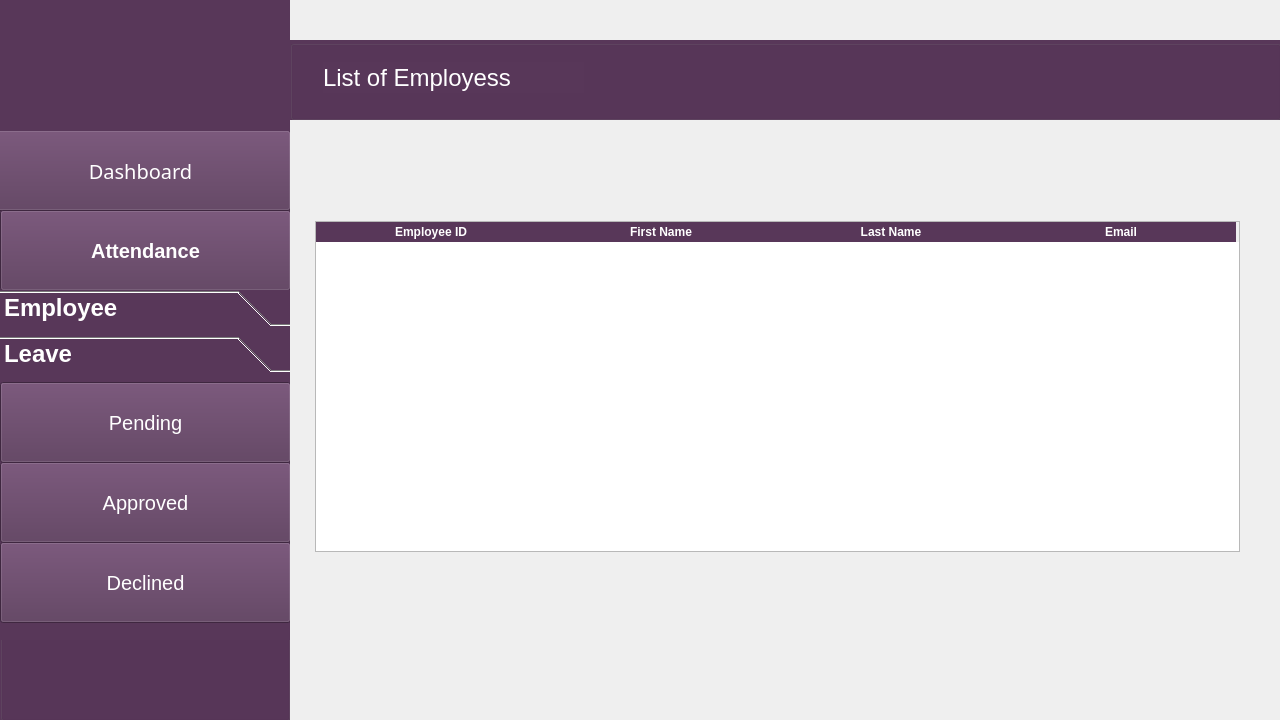
<?xml version="1.0" encoding="UTF-8"?>
<ui version="4.0">
 <class>HR_Page</class>
 <widget class="QMainWindow" name="HR_Page">
  <property name="geometry">
   <rect>
    <x>0</x>
    <y>0</y>
    <width>1280</width>
    <height>720</height>
   </rect>
  </property>
  <property name="minimumSize">
   <size>
    <width>1280</width>
    <height>720</height>
   </size>
  </property>
  <property name="maximumSize">
   <size>
    <width>1280</width>
    <height>720</height>
   </size>
  </property>
  <property name="windowTitle">
   <string>MainWindow</string>
  </property>
  <widget class="QWidget" name="PAGE">
   <widget class="QGroupBox" name="side_bar">
    <property name="geometry">
     <rect>
      <x>0</x>
      <y>-10</y>
      <width>290</width>
      <height>731</height>
     </rect>
    </property>
    <property name="styleSheet">
     <string notr="true">background-color: rgb(88, 55, 89);</string>
    </property>
    <property name="title">
     <string>GroupBox</string>
    </property>
    <widget class="QPushButton" name="Dashboard_button">
     <property name="geometry">
      <rect>
       <x>-10</x>
       <y>140</y>
       <width>301</width>
       <height>81</height>
      </rect>
     </property>
     <property name="font">
      <font>
       <family>Book Antiqua</family>
       <pointsize>15</pointsize>
       <weight>50</weight>
       <italic>false</italic>
       <bold>false</bold>
      </font>
     </property>
     <property name="cursor">
      <cursorShape>PointingHandCursor</cursorShape>
     </property>
     <property name="styleSheet">
      <string notr="true">color: rgb(255, 255, 255);
font: 15pt &quot;Book Antiqua&quot;;</string>
     </property>
     <property name="text">
      <string>Dashboard</string>
     </property>
     <property name="icon">
      <iconset>
       <normaloff>Images/Dashboard.png</normaloff>Images/Dashboard.png</iconset>
     </property>
     <property name="iconSize">
      <size>
       <width>25</width>
       <height>25</height>
      </size>
     </property>
    </widget>
    <widget class="QPushButton" name="attendance">
     <property name="geometry">
      <rect>
       <x>0</x>
       <y>220</y>
       <width>291</width>
       <height>81</height>
      </rect>
     </property>
     <property name="font">
      <font>
       <pointsize>15</pointsize>
       <weight>75</weight>
       <bold>true</bold>
      </font>
     </property>
     <property name="cursor">
      <cursorShape>PointingHandCursor</cursorShape>
     </property>
     <property name="styleSheet">
      <string notr="true">color: rgb(255, 255, 255);</string>
     </property>
     <property name="text">
      <string>Attendance</string>
     </property>
     <property name="icon">
      <iconset>
       <normaloff>Images/attendance.png</normaloff>Images/attendance.png</iconset>
     </property>
     <property name="iconSize">
      <size>
       <width>25</width>
       <height>25</height>
      </size>
     </property>
     <property name="autoDefault">
      <bool>false</bool>
     </property>
     <property name="default">
      <bool>false</bool>
     </property>
     <property name="flat">
      <bool>false</bool>
     </property>
    </widget>
    <widget class="QToolBox" name="EandL">
     <property name="enabled">
      <bool>true</bool>
     </property>
     <property name="geometry">
      <rect>
       <x>0</x>
       <y>300</y>
       <width>291</width>
       <height>350</height>
      </rect>
     </property>
     <property name="minimumSize">
      <size>
       <width>250</width>
       <height>300</height>
      </size>
     </property>
     <property name="maximumSize">
      <size>
       <width>300</width>
       <height>350</height>
      </size>
     </property>
     <property name="font">
      <font>
       <pointsize>18</pointsize>
       <weight>75</weight>
       <bold>true</bold>
      </font>
     </property>
     <property name="cursor">
      <cursorShape>PointingHandCursor</cursorShape>
     </property>
     <property name="styleSheet">
      <string notr="true">color: rgb(255, 255, 255);

</string>
     </property>
     <property name="frameShape">
      <enum>QFrame::NoFrame</enum>
     </property>
     <property name="frameShadow">
      <enum>QFrame::Plain</enum>
     </property>
     <property name="lineWidth">
      <number>0</number>
     </property>
     <property name="currentIndex">
      <number>1</number>
     </property>
     <property name="tabSpacing">
      <number>10</number>
     </property>
     <widget class="QWidget" name="Employee">
      <property name="geometry">
       <rect>
        <x>0</x>
        <y>0</y>
        <width>291</width>
        <height>256</height>
       </rect>
      </property>
      <attribute name="icon">
       <iconset>
        <normaloff>Images/Employee.jpg</normaloff>Images/Employee.jpg</iconset>
      </attribute>
      <attribute name="label">
       <string>Employee</string>
      </attribute>
      <widget class="QPushButton" name="list_employee">
       <property name="geometry">
        <rect>
         <x>0</x>
         <y>0</y>
         <width>291</width>
         <height>71</height>
        </rect>
       </property>
       <property name="font">
        <font>
         <pointsize>15</pointsize>
        </font>
       </property>
       <property name="cursor">
        <cursorShape>PointingHandCursor</cursorShape>
       </property>
       <property name="text">
        <string>List of Employee</string>
       </property>
       <property name="icon">
        <iconset>
         <normaloff>Images/list.png</normaloff>Images/list.png</iconset>
       </property>
       <property name="iconSize">
        <size>
         <width>30</width>
         <height>30</height>
        </size>
       </property>
      </widget>
      <widget class="QPushButton" name="Add_employee">
       <property name="geometry">
        <rect>
         <x>0</x>
         <y>70</y>
         <width>291</width>
         <height>81</height>
        </rect>
       </property>
       <property name="font">
        <font>
         <pointsize>15</pointsize>
        </font>
       </property>
       <property name="cursor">
        <cursorShape>PointingHandCursor</cursorShape>
       </property>
       <property name="text">
        <string>Add Employee</string>
       </property>
       <property name="icon">
        <iconset>
         <normaloff>Images/add.png</normaloff>Images/add.png</iconset>
       </property>
       <property name="iconSize">
        <size>
         <width>30</width>
         <height>30</height>
        </size>
       </property>
      </widget>
      <widget class="QPushButton" name="Remove_employee">
       <property name="geometry">
        <rect>
         <x>0</x>
         <y>150</y>
         <width>291</width>
         <height>71</height>
        </rect>
       </property>
       <property name="font">
        <font>
         <pointsize>15</pointsize>
        </font>
       </property>
       <property name="cursor">
        <cursorShape>PointingHandCursor</cursorShape>
       </property>
       <property name="text">
        <string>Remove Employee</string>
       </property>
       <property name="icon">
        <iconset>
         <normaloff>Images/remove.png</normaloff>Images/remove.png</iconset>
       </property>
       <property name="iconSize">
        <size>
         <width>30</width>
         <height>30</height>
        </size>
       </property>
      </widget>
     </widget>
     <widget class="QWidget" name="Leave">
      <property name="geometry">
       <rect>
        <x>0</x>
        <y>0</y>
        <width>291</width>
        <height>256</height>
       </rect>
      </property>
      <attribute name="icon">
       <iconset>
        <normaloff>Images/leave.png</normaloff>Images/leave.png</iconset>
      </attribute>
      <attribute name="label">
       <string>Leave</string>
      </attribute>
      <widget class="QPushButton" name="Pending">
       <property name="geometry">
        <rect>
         <x>0</x>
         <y>0</y>
         <width>291</width>
         <height>81</height>
        </rect>
       </property>
       <property name="font">
        <font>
         <pointsize>15</pointsize>
        </font>
       </property>
       <property name="cursor">
        <cursorShape>PointingHandCursor</cursorShape>
       </property>
       <property name="text">
        <string>Pending</string>
       </property>
       <property name="icon">
        <iconset>
         <normaloff>Images/pending.png</normaloff>Images/pending.png</iconset>
       </property>
       <property name="iconSize">
        <size>
         <width>30</width>
         <height>30</height>
        </size>
       </property>
      </widget>
      <widget class="QPushButton" name="Approve">
       <property name="geometry">
        <rect>
         <x>0</x>
         <y>80</y>
         <width>291</width>
         <height>81</height>
        </rect>
       </property>
       <property name="font">
        <font>
         <pointsize>15</pointsize>
        </font>
       </property>
       <property name="cursor">
        <cursorShape>PointingHandCursor</cursorShape>
       </property>
       <property name="text">
        <string>Approved</string>
       </property>
       <property name="icon">
        <iconset>
         <normaloff>Images/approve.png</normaloff>Images/approve.png</iconset>
       </property>
       <property name="iconSize">
        <size>
         <width>30</width>
         <height>30</height>
        </size>
       </property>
      </widget>
      <widget class="QPushButton" name="Decline">
       <property name="geometry">
        <rect>
         <x>0</x>
         <y>160</y>
         <width>291</width>
         <height>81</height>
        </rect>
       </property>
       <property name="font">
        <font>
         <pointsize>15</pointsize>
        </font>
       </property>
       <property name="cursor">
        <cursorShape>PointingHandCursor</cursorShape>
       </property>
       <property name="text">
        <string>Declined</string>
       </property>
       <property name="icon">
        <iconset>
         <normaloff>Images/decline.png</normaloff>Images/decline.png</iconset>
       </property>
       <property name="iconSize">
        <size>
         <width>30</width>
         <height>30</height>
        </size>
       </property>
      </widget>
     </widget>
    </widget>
    <widget class="QLabel" name="Logo">
     <property name="geometry">
      <rect>
       <x>0</x>
       <y>10</y>
       <width>290</width>
       <height>131</height>
      </rect>
     </property>
     <property name="text">
      <string/>
     </property>
     <property name="pixmap">
      <pixmap>Images/logo.png</pixmap>
     </property>
     <property name="scaledContents">
      <bool>true</bool>
     </property>
    </widget>
   </widget>
   <widget class="QStackedWidget" name="Main_pages">
    <property name="enabled">
     <bool>true</bool>
    </property>
    <property name="geometry">
     <rect>
      <x>290</x>
      <y>0</y>
      <width>990</width>
      <height>720</height>
     </rect>
    </property>
    <property name="minimumSize">
     <size>
      <width>990</width>
      <height>720</height>
     </size>
    </property>
    <property name="currentIndex">
     <number>1</number>
    </property>
    <widget class="QWidget" name="dashboard_page">
     <property name="styleSheet">
      <string notr="true">background-color: rgb(255, 255, 255);</string>
     </property>
     <widget class="QGroupBox" name="title_bar">
      <property name="geometry">
       <rect>
        <x>0</x>
        <y>60</y>
        <width>991</width>
        <height>80</height>
       </rect>
      </property>
      <property name="title">
       <string/>
      </property>
      <widget class="QLabel" name="Dashboard_text">
       <property name="geometry">
        <rect>
         <x>30</x>
         <y>20</y>
         <width>181</width>
         <height>31</height>
        </rect>
       </property>
       <property name="font">
        <font>
         <pointsize>20</pointsize>
        </font>
       </property>
       <property name="text">
        <string>Dashboard</string>
       </property>
      </widget>
      <widget class="QLabel" name="home_text">
       <property name="geometry">
        <rect>
         <x>220</x>
         <y>27</y>
         <width>91</width>
         <height>21</height>
        </rect>
       </property>
       <property name="font">
        <font>
         <pointsize>14</pointsize>
         <weight>75</weight>
         <bold>true</bold>
        </font>
       </property>
       <property name="styleSheet">
        <string notr="true">color: rgb(88, 55, 89);</string>
       </property>
       <property name="text">
        <string>Home  /</string>
       </property>
      </widget>
      <widget class="QLabel" name="HR_dashboard_text">
       <property name="geometry">
        <rect>
         <x>320</x>
         <y>27</y>
         <width>171</width>
         <height>21</height>
        </rect>
       </property>
       <property name="font">
        <font>
         <pointsize>13</pointsize>
        </font>
       </property>
       <property name="text">
        <string>HR's  Dashboard</string>
       </property>
      </widget>
     </widget>
     <widget class="QGroupBox" name="active_employee">
      <property name="geometry">
       <rect>
        <x>80</x>
        <y>190</y>
        <width>350</width>
        <height>200</height>
       </rect>
      </property>
      <property name="styleSheet">
       <string notr="true">background-color:rgb(169,169,169);

border-radius:30px;
</string>
      </property>
      <property name="title">
       <string/>
      </property>
      <widget class="QLabel" name="active_employee_text">
       <property name="geometry">
        <rect>
         <x>70</x>
         <y>20</y>
         <width>271</width>
         <height>41</height>
        </rect>
       </property>
       <property name="font">
        <font>
         <pointsize>25</pointsize>
         <weight>50</weight>
         <bold>false</bold>
        </font>
       </property>
       <property name="styleSheet">
        <string notr="true">
color: rgb(255, 255, 255);</string>
       </property>
       <property name="text">
        <string>Active Employees</string>
       </property>
      </widget>
      <widget class="QLabel" name="active_employee_count">
       <property name="geometry">
        <rect>
         <x>140</x>
         <y>80</y>
         <width>81</width>
         <height>91</height>
        </rect>
       </property>
       <property name="font">
        <font>
         <pointsize>50</pointsize>
        </font>
       </property>
       <property name="styleSheet">
        <string notr="true">
color: rgb(255, 255, 255);</string>
       </property>
       <property name="text">
        <string>10</string>
       </property>
      </widget>
      <widget class="QLabel" name="active_employee_logo">
       <property name="geometry">
        <rect>
         <x>10</x>
         <y>20</y>
         <width>51</width>
         <height>41</height>
        </rect>
       </property>
       <property name="text">
        <string/>
       </property>
       <property name="pixmap">
        <pixmap>Images/toppng.com-free-twitter-white-icon-employee-icon-white-537x501.png</pixmap>
       </property>
       <property name="scaledContents">
        <bool>true</bool>
       </property>
      </widget>
     </widget>
     <widget class="QGroupBox" name="pending_leaves">
      <property name="geometry">
       <rect>
        <x>540</x>
        <y>190</y>
        <width>350</width>
        <height>200</height>
       </rect>
      </property>
      <property name="styleSheet">
       <string notr="true">
background-color: rgb(116, 118, 128);
border-radius:30px;</string>
      </property>
      <property name="title">
       <string/>
      </property>
      <widget class="QLabel" name="pending_leaves_text">
       <property name="geometry">
        <rect>
         <x>90</x>
         <y>20</y>
         <width>241</width>
         <height>41</height>
        </rect>
       </property>
       <property name="font">
        <font>
         <pointsize>25</pointsize>
        </font>
       </property>
       <property name="styleSheet">
        <string notr="true">color: rgb(255, 255, 255);</string>
       </property>
       <property name="text">
        <string>Pending Leaves</string>
       </property>
      </widget>
      <widget class="QLabel" name="pending_leaves_logo">
       <property name="geometry">
        <rect>
         <x>20</x>
         <y>20</y>
         <width>47</width>
         <height>41</height>
        </rect>
       </property>
       <property name="text">
        <string/>
       </property>
       <property name="pixmap">
        <pixmap>Images/pending_logo.png</pixmap>
       </property>
       <property name="scaledContents">
        <bool>true</bool>
       </property>
      </widget>
      <widget class="QLabel" name="pending_leaves_count">
       <property name="geometry">
        <rect>
         <x>150</x>
         <y>100</y>
         <width>101</width>
         <height>61</height>
        </rect>
       </property>
       <property name="font">
        <font>
         <pointsize>50</pointsize>
        </font>
       </property>
       <property name="styleSheet">
        <string notr="true">color: rgb(255, 255, 255);</string>
       </property>
       <property name="text">
        <string>4</string>
       </property>
      </widget>
     </widget>
     <widget class="QGroupBox" name="approved_leaves">
      <property name="geometry">
       <rect>
        <x>80</x>
        <y>460</y>
        <width>350</width>
        <height>200</height>
       </rect>
      </property>
      <property name="styleSheet">
       <string notr="true">background-color: rgb(140, 146, 172);
border-radius:30px;</string>
      </property>
      <property name="title">
       <string/>
      </property>
      <widget class="QLabel" name="approved_leaves_logo">
       <property name="geometry">
        <rect>
         <x>10</x>
         <y>20</y>
         <width>47</width>
         <height>41</height>
        </rect>
       </property>
       <property name="text">
        <string/>
       </property>
       <property name="pixmap">
        <pixmap>Images/approve_logo.png</pixmap>
       </property>
       <property name="scaledContents">
        <bool>true</bool>
       </property>
      </widget>
      <widget class="QLabel" name="approved_leaves_text">
       <property name="geometry">
        <rect>
         <x>70</x>
         <y>20</y>
         <width>261</width>
         <height>41</height>
        </rect>
       </property>
       <property name="font">
        <font>
         <pointsize>25</pointsize>
        </font>
       </property>
       <property name="styleSheet">
        <string notr="true">color: rgb(255, 255, 255);</string>
       </property>
       <property name="text">
        <string>Approved Leaves</string>
       </property>
      </widget>
      <widget class="QLabel" name="approved_leaves_count">
       <property name="geometry">
        <rect>
         <x>150</x>
         <y>80</y>
         <width>61</width>
         <height>81</height>
        </rect>
       </property>
       <property name="font">
        <font>
         <pointsize>50</pointsize>
        </font>
       </property>
       <property name="styleSheet">
        <string notr="true">color: rgb(255, 255, 255);</string>
       </property>
       <property name="text">
        <string>5</string>
       </property>
      </widget>
     </widget>
     <widget class="QGroupBox" name="declined_leaves">
      <property name="geometry">
       <rect>
        <x>540</x>
        <y>460</y>
        <width>350</width>
        <height>200</height>
       </rect>
      </property>
      <property name="styleSheet">
       <string notr="true">background-color: rgb(98, 112, 156);
border-radius:30px;</string>
      </property>
      <property name="title">
       <string/>
      </property>
      <widget class="QLabel" name="declined_leaves_logo">
       <property name="geometry">
        <rect>
         <x>10</x>
         <y>10</y>
         <width>61</width>
         <height>51</height>
        </rect>
       </property>
       <property name="text">
        <string/>
       </property>
       <property name="pixmap">
        <pixmap>Images/Decline_logo.png</pixmap>
       </property>
       <property name="scaledContents">
        <bool>true</bool>
       </property>
      </widget>
      <widget class="QLabel" name="declined_leaves_text">
       <property name="geometry">
        <rect>
         <x>70</x>
         <y>10</y>
         <width>251</width>
         <height>51</height>
        </rect>
       </property>
       <property name="font">
        <font>
         <pointsize>25</pointsize>
        </font>
       </property>
       <property name="styleSheet">
        <string notr="true">color: rgb(255, 255, 255);</string>
       </property>
       <property name="text">
        <string>Declined Leaves</string>
       </property>
      </widget>
      <widget class="QLabel" name="declined_leaves_count">
       <property name="geometry">
        <rect>
         <x>140</x>
         <y>90</y>
         <width>91</width>
         <height>61</height>
        </rect>
       </property>
       <property name="font">
        <font>
         <pointsize>50</pointsize>
        </font>
       </property>
       <property name="styleSheet">
        <string notr="true">color: rgb(255, 255, 255);</string>
       </property>
       <property name="text">
        <string>11</string>
       </property>
      </widget>
     </widget>
    </widget>
    <widget class="QWidget" name="Employeelist_page">
     <widget class="QGroupBox" name="List_title_bar">
      <property name="geometry">
       <rect>
        <x>0</x>
        <y>40</y>
        <width>991</width>
        <height>80</height>
       </rect>
      </property>
      <property name="styleSheet">
       <string notr="true">background-color: rgb(88, 55, 89);</string>
      </property>
      <property name="title">
       <string/>
      </property>
      <widget class="QLabel" name="List_employee_text">
       <property name="geometry">
        <rect>
         <x>33</x>
         <y>22</y>
         <width>261</width>
         <height>31</height>
        </rect>
       </property>
       <property name="font">
        <font>
         <pointsize>18</pointsize>
        </font>
       </property>
       <property name="styleSheet">
        <string notr="true">color: rgb(255, 255, 255);</string>
       </property>
       <property name="text">
        <string>List of Employess</string>
       </property>
      </widget>
     </widget>
     <widget class="QTableWidget" name="List">
      <property name="geometry">
       <rect>
        <x>25</x>
        <y>221</y>
        <width>925</width>
        <height>331</height>
       </rect>
      </property>
      <property name="styleSheet">
       <string notr="true">QHeaderView::section {
    background-color: rgb(88, 55, 89); /* Set your desired background color */
    color: white; /* Set the text color */
    border: 1px solid rgb(88, 55, 89); /* Set the border color */
}</string>
      </property>
      <property name="showGrid">
       <bool>true</bool>
      </property>
      <property name="sortingEnabled">
       <bool>false</bool>
      </property>
      <property name="rowCount">
       <number>0</number>
      </property>
      <attribute name="horizontalHeaderCascadingSectionResizes">
       <bool>false</bool>
      </attribute>
      <attribute name="horizontalHeaderDefaultSectionSize">
       <number>230</number>
      </attribute>
      <attribute name="horizontalHeaderHighlightSections">
       <bool>false</bool>
      </attribute>
      <attribute name="horizontalHeaderShowSortIndicator" stdset="0">
       <bool>false</bool>
      </attribute>
      <attribute name="horizontalHeaderStretchLastSection">
       <bool>false</bool>
      </attribute>
      <attribute name="verticalHeaderCascadingSectionResizes">
       <bool>false</bool>
      </attribute>
      <attribute name="verticalHeaderMinimumSectionSize">
       <number>25</number>
      </attribute>
      <attribute name="verticalHeaderShowSortIndicator" stdset="0">
       <bool>false</bool>
      </attribute>
      <attribute name="verticalHeaderStretchLastSection">
       <bool>false</bool>
      </attribute>
      <column>
       <property name="text">
        <string>Employee ID</string>
       </property>
       <property name="font">
        <font>
         <weight>75</weight>
         <bold>true</bold>
        </font>
       </property>
      </column>
      <column>
       <property name="text">
        <string>First Name</string>
       </property>
       <property name="font">
        <font>
         <weight>75</weight>
         <bold>true</bold>
        </font>
       </property>
      </column>
      <column>
       <property name="text">
        <string>Last Name</string>
       </property>
       <property name="font">
        <font>
         <weight>75</weight>
         <bold>true</bold>
        </font>
       </property>
      </column>
      <column>
       <property name="text">
        <string>Email</string>
       </property>
       <property name="font">
        <font>
         <weight>75</weight>
         <bold>true</bold>
        </font>
       </property>
      </column>
     </widget>
    </widget>
    <widget class="QWidget" name="AddEmployee_Page">
     <widget class="QGroupBox" name="title_bar_2">
      <property name="geometry">
       <rect>
        <x>0</x>
        <y>20</y>
        <width>991</width>
        <height>80</height>
       </rect>
      </property>
      <property name="styleSheet">
       <string notr="true">background-color: rgb(88, 55, 89);</string>
      </property>
      <property name="title">
       <string/>
      </property>
      <widget class="QLabel" name="new_employee_text">
       <property name="geometry">
        <rect>
         <x>33</x>
         <y>22</y>
         <width>261</width>
         <height>31</height>
        </rect>
       </property>
       <property name="font">
        <font>
         <pointsize>18</pointsize>
        </font>
       </property>
       <property name="styleSheet">
        <string notr="true">color: rgb(255, 255, 255);</string>
       </property>
       <property name="text">
        <string>Add New Employee</string>
       </property>
      </widget>
     </widget>
     <widget class="QComboBox" name="Department">
      <property name="geometry">
       <rect>
        <x>210</x>
        <y>160</y>
        <width>210</width>
        <height>30</height>
       </rect>
      </property>
      <property name="font">
       <font>
        <pointsize>13</pointsize>
       </font>
      </property>
      <property name="styleSheet">
       <string notr="true">border:1px solid;
border-radius:15px;</string>
      </property>
      <item>
       <property name="text">
        <string>    Marketing</string>
       </property>
      </item>
      <item>
       <property name="text">
        <string>    Accounts</string>
       </property>
      </item>
      <item>
       <property name="text">
        <string>    Sales</string>
       </property>
      </item>
      <item>
       <property name="text">
        <string>    Finance</string>
       </property>
      </item>
      <item>
       <property name="text">
        <string>    Research</string>
       </property>
      </item>
     </widget>
     <widget class="QLineEdit" name="Employee_id">
      <property name="geometry">
       <rect>
        <x>660</x>
        <y>160</y>
        <width>210</width>
        <height>30</height>
       </rect>
      </property>
      <property name="styleSheet">
       <string notr="true">border:1px solid;
border-radius:15px;
</string>
      </property>
     </widget>
     <widget class="QLineEdit" name="Contact">
      <property name="geometry">
       <rect>
        <x>210</x>
        <y>380</y>
        <width>211</width>
        <height>31</height>
       </rect>
      </property>
      <property name="styleSheet">
       <string notr="true">border:1px solid;
border-radius:15px;
</string>
      </property>
     </widget>
     <widget class="QLineEdit" name="Lname">
      <property name="geometry">
       <rect>
        <x>660</x>
        <y>270</y>
        <width>211</width>
        <height>31</height>
       </rect>
      </property>
      <property name="styleSheet">
       <string notr="true">border:1px solid;
border-radius:15px;
</string>
      </property>
     </widget>
     <widget class="QLineEdit" name="Fname">
      <property name="geometry">
       <rect>
        <x>210</x>
        <y>270</y>
        <width>211</width>
        <height>31</height>
       </rect>
      </property>
      <property name="styleSheet">
       <string notr="true">border:1px solid;
border-radius:15px;
</string>
      </property>
     </widget>
     <widget class="QLineEdit" name="Address">
      <property name="geometry">
       <rect>
        <x>660</x>
        <y>380</y>
        <width>211</width>
        <height>31</height>
       </rect>
      </property>
      <property name="styleSheet">
       <string notr="true">border:1px solid;
border-radius:15px;
</string>
      </property>
     </widget>
     <widget class="QLineEdit" name="Email">
      <property name="geometry">
       <rect>
        <x>210</x>
        <y>490</y>
        <width>211</width>
        <height>31</height>
       </rect>
      </property>
      <property name="styleSheet">
       <string notr="true">border:1px solid;
border-radius:15px;
</string>
      </property>
     </widget>
     <widget class="QLineEdit" name="password">
      <property name="geometry">
       <rect>
        <x>660</x>
        <y>490</y>
        <width>211</width>
        <height>31</height>
       </rect>
      </property>
      <property name="styleSheet">
       <string notr="true">border:1px solid;
border-radius:15px;
</string>
      </property>
      <property name="echoMode">
       <enum>QLineEdit::Password</enum>
      </property>
     </widget>
     <widget class="QLabel" name="Department_Text">
      <property name="geometry">
       <rect>
        <x>90</x>
        <y>165</y>
        <width>111</width>
        <height>21</height>
       </rect>
      </property>
      <property name="font">
       <font>
        <pointsize>13</pointsize>
        <weight>75</weight>
        <bold>true</bold>
       </font>
      </property>
      <property name="text">
       <string>Department:</string>
      </property>
     </widget>
     <widget class="QLabel" name="Employee_id_text">
      <property name="geometry">
       <rect>
        <x>530</x>
        <y>165</y>
        <width>121</width>
        <height>21</height>
       </rect>
      </property>
      <property name="font">
       <font>
        <pointsize>13</pointsize>
        <weight>75</weight>
        <bold>true</bold>
       </font>
      </property>
      <property name="text">
       <string>Employee ID:</string>
      </property>
     </widget>
     <widget class="QLabel" name="Fname_text">
      <property name="geometry">
       <rect>
        <x>90</x>
        <y>275</y>
        <width>101</width>
        <height>21</height>
       </rect>
      </property>
      <property name="font">
       <font>
        <pointsize>13</pointsize>
        <weight>75</weight>
        <bold>true</bold>
       </font>
      </property>
      <property name="text">
       <string>First Name:</string>
      </property>
     </widget>
     <widget class="QLabel" name="Lname_text">
      <property name="geometry">
       <rect>
        <x>530</x>
        <y>275</y>
        <width>101</width>
        <height>21</height>
       </rect>
      </property>
      <property name="font">
       <font>
        <pointsize>13</pointsize>
        <weight>75</weight>
        <bold>true</bold>
       </font>
      </property>
      <property name="text">
       <string>Last Name:</string>
      </property>
     </widget>
     <widget class="QLabel" name="Contact_text">
      <property name="geometry">
       <rect>
        <x>90</x>
        <y>385</y>
        <width>101</width>
        <height>21</height>
       </rect>
      </property>
      <property name="font">
       <font>
        <pointsize>13</pointsize>
        <weight>75</weight>
        <bold>true</bold>
       </font>
      </property>
      <property name="text">
       <string>Contact #:</string>
      </property>
     </widget>
     <widget class="QLabel" name="Address_text">
      <property name="geometry">
       <rect>
        <x>530</x>
        <y>385</y>
        <width>101</width>
        <height>21</height>
       </rect>
      </property>
      <property name="font">
       <font>
        <pointsize>13</pointsize>
        <weight>75</weight>
        <bold>true</bold>
       </font>
      </property>
      <property name="text">
       <string>Address:</string>
      </property>
     </widget>
     <widget class="QLabel" name="Email_text">
      <property name="geometry">
       <rect>
        <x>90</x>
        <y>495</y>
        <width>101</width>
        <height>21</height>
       </rect>
      </property>
      <property name="font">
       <font>
        <pointsize>13</pointsize>
        <weight>75</weight>
        <bold>true</bold>
       </font>
      </property>
      <property name="text">
       <string>Email:</string>
      </property>
     </widget>
     <widget class="QLabel" name="Password_text">
      <property name="geometry">
       <rect>
        <x>530</x>
        <y>495</y>
        <width>101</width>
        <height>21</height>
       </rect>
      </property>
      <property name="font">
       <font>
        <pointsize>13</pointsize>
        <weight>75</weight>
        <bold>true</bold>
       </font>
      </property>
      <property name="text">
       <string>Password:</string>
      </property>
     </widget>
     <widget class="QPushButton" name="add_button">
      <property name="geometry">
       <rect>
        <x>420</x>
        <y>650</y>
        <width>111</width>
        <height>31</height>
       </rect>
      </property>
      <property name="font">
       <font>
        <pointsize>10</pointsize>
        <weight>75</weight>
        <bold>true</bold>
       </font>
      </property>
      <property name="cursor">
       <cursorShape>PointingHandCursor</cursorShape>
      </property>
      <property name="styleSheet">
       <string notr="true">border-radius:15px;
background-color: rgb(88, 55, 89);
color: rgb(255, 255, 255);</string>
      </property>
      <property name="text">
       <string>ADD</string>
      </property>
     </widget>
     <widget class="QLabel" name="Salary_text">
      <property name="geometry">
       <rect>
        <x>310</x>
        <y>580</y>
        <width>101</width>
        <height>21</height>
       </rect>
      </property>
      <property name="font">
       <font>
        <pointsize>13</pointsize>
        <weight>75</weight>
        <bold>true</bold>
       </font>
      </property>
      <property name="text">
       <string>Salary:</string>
      </property>
     </widget>
     <widget class="QLineEdit" name="Salary">
      <property name="geometry">
       <rect>
        <x>390</x>
        <y>575</y>
        <width>211</width>
        <height>31</height>
       </rect>
      </property>
      <property name="styleSheet">
       <string notr="true">border:1px solid;
border-radius:15px;
</string>
      </property>
     </widget>
    </widget>
   </widget>
  </widget>
 </widget>
 <resources/>
 <connections/>
</ui>
